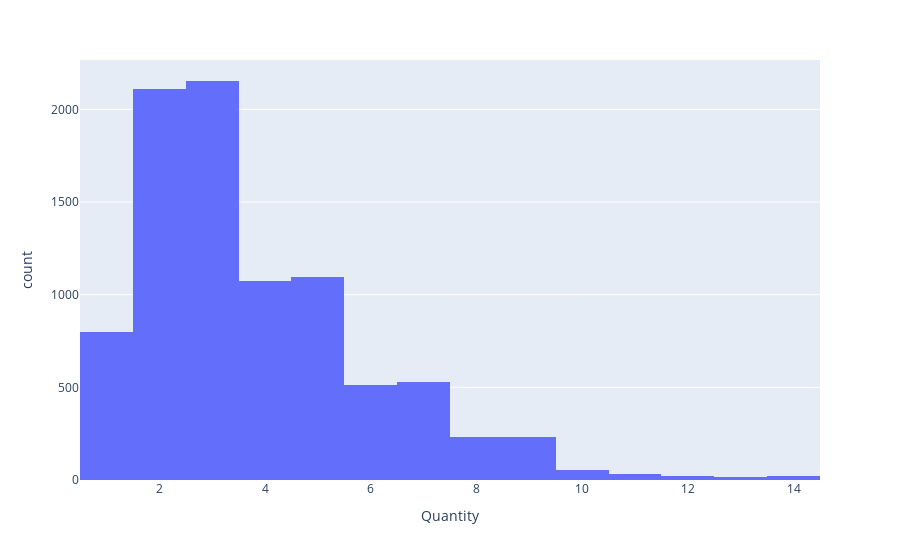

The code cell stored with this chart in its notebook:
### Code cell
# Write your code here (10.3) Plot the histogram based on the column Quantity
plt.hist(x= superstore_order['Quantity'],label = 'weight')
plt.xlabel('Quantity')
plt.ylabel('Count')
plt.title('Histogram')
plt.legend()
plt.show()
fig = px.histogram(superstore_order, x="Quantity")
fig.show()

### Figure 1 — Plotly figure (JSON) as saved in the notebook; plotly's stock layout.template omitted (floating-point values rounded to 4 significant figures; data arrays with more than 128 entries replaced by an {"elided": "..."} marker saying what was removed)
{"data": [{"alignmentgroup": "True", "bingroup": "x", "hovertemplate": "Quantity=%{x}<br>count=%{y}<extra></extra>", "legendgroup": "", "marker": {"color": "#636efa", "pattern": {"shape": ""}}, "name": "", "offsetgroup": "", "orientation": "v", "showlegend": false, "type": "histogram", "x": {"elided": "8880 int values"}, "xaxis": "x", "yaxis": "y"}], "layout": {"barmode": "relative", "legend": {"tracegroupgap": 0}, "margin": {"t": 60}, "xaxis": {"anchor": "y", "domain": [0, 1], "title": {"text": "Quantity"}}, "yaxis": {"anchor": "x", "domain": [0, 1], "title": {"text": "count"}}}}
